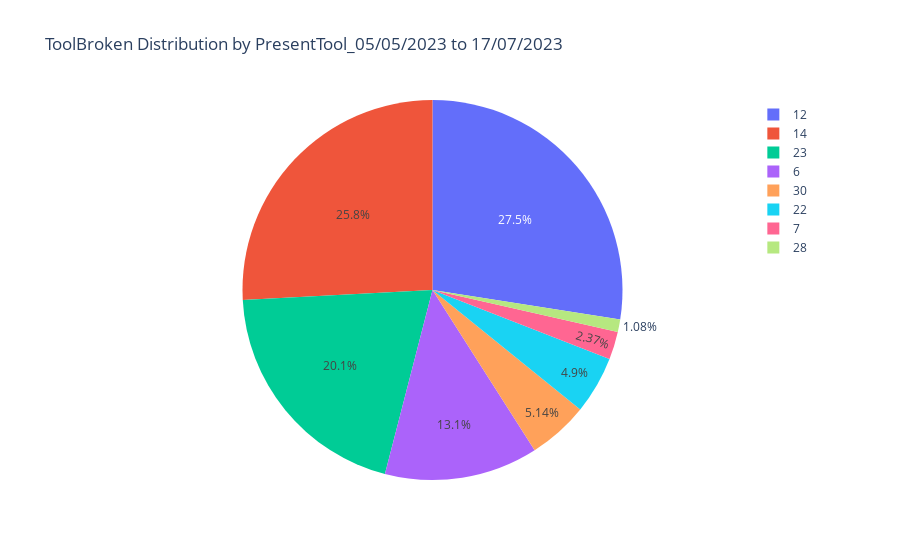

Here is the notebook cell this chart was saved with:
### Code cell
import pandas as pd
import plotly.express as px

result = df1[df1['ToolBroken'] == True]['PresentTool'].value_counts().reset_index()
result.columns = ['PresentTool', 'ToolBroken_Count']

fig = px.pie(result, names='PresentTool', values='ToolBroken_Count', title='ToolBroken Distribution by PresentTool_05/05/2023 to 17/07/2023',
             labels={'PresentTool': 'PresentTool', 'ToolBroken_Count': 'ToolBroken Count'})


fig.show()

### Figure 1 — Plotly figure (JSON) as saved in the notebook; plotly's stock layout.template omitted (floating-point values rounded to 4 significant figures)
{"data": [{"domain": {"x": [0, 1], "y": [0, 1]}, "hovertemplate": "PresentTool=%{label}<br>ToolBroken Count=%{value}<extra></extra>", "labels": [12, 14, 23, 6, 30, 22, 7, 28], "legendgroup": "", "name": "", "showlegend": true, "type": "pie", "values": [2606, 2451, 1910, 1239, 488, 465, 225, 102]}], "layout": {"legend": {"tracegroupgap": 0}, "title": {"text": "ToolBroken Distribution by PresentTool_05/05/2023 to 17/07/2023"}}}
